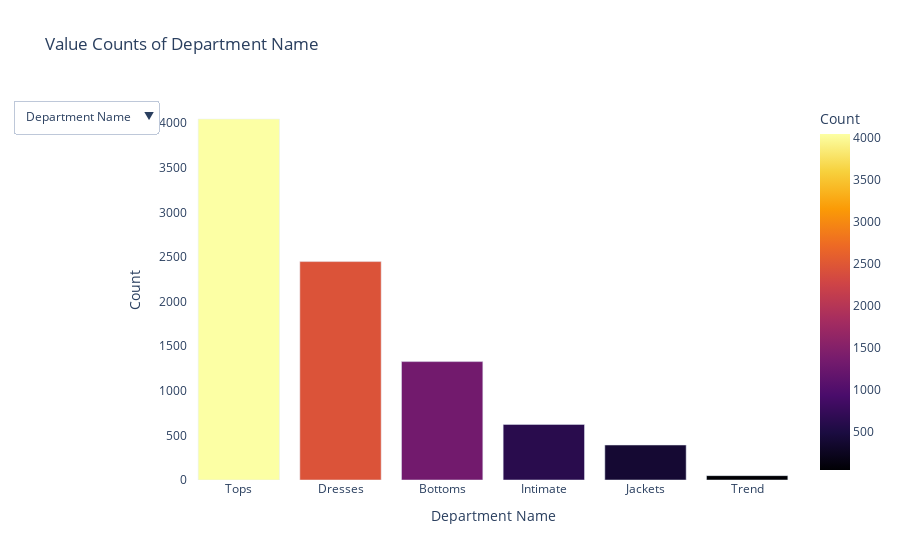

Source (notebook cell):
### Code cell
# Calculate value counts for each column
value_counts_dept = data['Department Name'].value_counts().reset_index()
value_counts_class = data['Class Name'].value_counts().reset_index()
value_counts_division = data['Division Name'].value_counts().reset_index()

# Rename columns for plotting
value_counts_dept.columns = ['Name', 'Count']
value_counts_class.columns = ['Name', 'Count']
value_counts_division.columns = ['Name', 'Count']

# Initialize the initial column to be displayed
initial_column = 'Department Name'
initial_data = value_counts_dept

# Create a bar chart using Plotly
fig = px.bar(
    initial_data,
    x='Name',
    y='Count',
    color='Count',
    color_continuous_scale='Inferno',
    title=f'Value Counts of {initial_column}'
)

# Update layout
fig.update_layout(
    xaxis_title=initial_column,
    yaxis_title='Count',
    plot_bgcolor='white',
)

fig.update_layout(barmode='group')

# Define columns to switch between
columns = ['Department Name', 'Class Name', 'Division Name']
buttons = []

# Add buttons for each column
for column in columns:
    if column == 'Department Name':
        dp = value_counts_dept
    elif column == 'Division Name':
        dp = value_counts_division
    else:
        dp = value_counts_class

    button = dict(
        label=column,
        method='update',
        args=[
            {'x': [dp['Name']], 'y': [dp['Count']], 'marker.color': [dp['Count']], 'marker.colorscale': 'Inferno'},
            {'title': f'Value Counts of {column}',
             'xaxis': {'title': column},
             }
        ]
    )
    buttons.append(button)

# Add buttons to the layout
fig.update_layout(
    updatemenus=[
        dict(
            buttons=buttons,
            direction='down',
            showactive=True
        )
    ]
)

fig.show()

### Figure 1 — Plotly figure (JSON) as saved in the notebook; plotly's stock layout.template omitted (floating-point values rounded to 4 significant figures)
{"data": [{"alignmentgroup": "True", "hovertemplate": "Name=%{x}<br>Count=%{marker.color}<extra></extra>", "legendgroup": "", "marker": {"color": [4046, 2448, 1327, 623, 392, 49], "coloraxis": "coloraxis", "pattern": {"shape": ""}}, "name": "", "offsetgroup": "", "orientation": "v", "showlegend": false, "textposition": "auto", "type": "bar", "x": ["Tops", "Dresses", "Bottoms", "Intimate", "Jackets", "Trend"], "xaxis": "x", "y": [4046, 2448, 1327, 623, 392, 49], "yaxis": "y"}], "layout": {"barmode": "group", "coloraxis": {"colorbar": {"title": {"text": "Count"}}, "colorscale": [[0, "#000004"], [0.1111, "#1b0c41"], [0.2222, "#4a0c6b"], [0.3333, "#781c6d"], [0.4444, "#a52c60"], [0.5556, "#cf4446"], [0.6667, "#ed6925"], [0.7778, "#fb9b06"], [0.8889, "#f7d13d"], [1, "#fcffa4"]]}, "legend": {"tracegroupgap": 0}, "plot_bgcolor": "white", "title": {"text": "Value Counts of Department Name"}, "updatemenus": [{"buttons": [{"args": [{"marker.color": [[4046, 2448, 1327, 623, 392, 49]], "marker.colorscale": "Inferno", "x": [["Tops", "Dresses", "Bottoms", "Intimate", "Jackets", "Trend"]], "y": [[4046, 2448, 1327, 623, 392, 49]]}, {"title": "Value Counts of Department Name", "xaxis": {"title": "Department Name"}}], "label": "Department Name", "method": "update"}, {"args": [{"marker.color": [[2448, 1868, 1212, 594, 504, 372, 367, 331, 267, 247, 145, 125, 125, 84, 56, 52, 49, 39]], "marker.colorscale": "Inferno", "x": [["Dresses", "Knits", "Blouses", "Sweaters", "Pants", "Fine gauge", "Jeans", "Skirts", "Jackets", "Lounge", "Swim", "Outerwear", "Shorts", "Sleep", "Legwear", "Intimates", "Trend", "Layering"]], "y": [[2448, 1868, 1212, 594, 504, 372, 367, 331, 267, 247, 145, 125, 125, 84, 56, 52, 49, 39]]}, {"title": "Value Counts of Class Name", "xaxis": {"title": "Class Name"}}], "label": "Class Name", "method": "update"}, {"args": [{"marker.color": [[5284, 3057, 544]], "marker.colorscale": "Inferno", "x": [["General", "General Petite", "Initmates"]], "y": [[5284, 3057, 544]]}, {"title": "Value Counts of Division Name", "xaxis": {"title": "Division Name"}}], "label": "Division Name", "method": "update"}], "direction": "down", "showactive": true}], "xaxis": {"anchor": "y", "domain": [0, 1], "title": {"text": "Department Name"}}, "yaxis": {"anchor": "x", "domain": [0, 1], "title": {"text": "Count"}}}}
